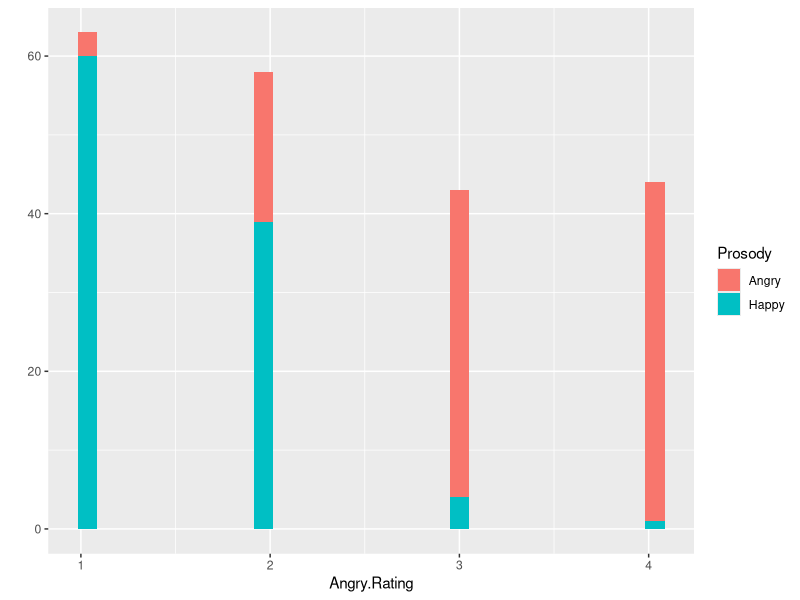
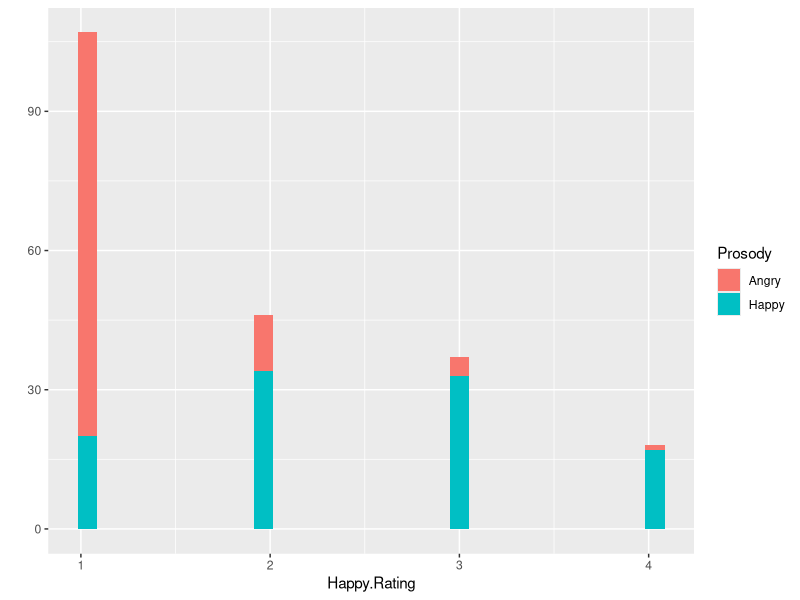
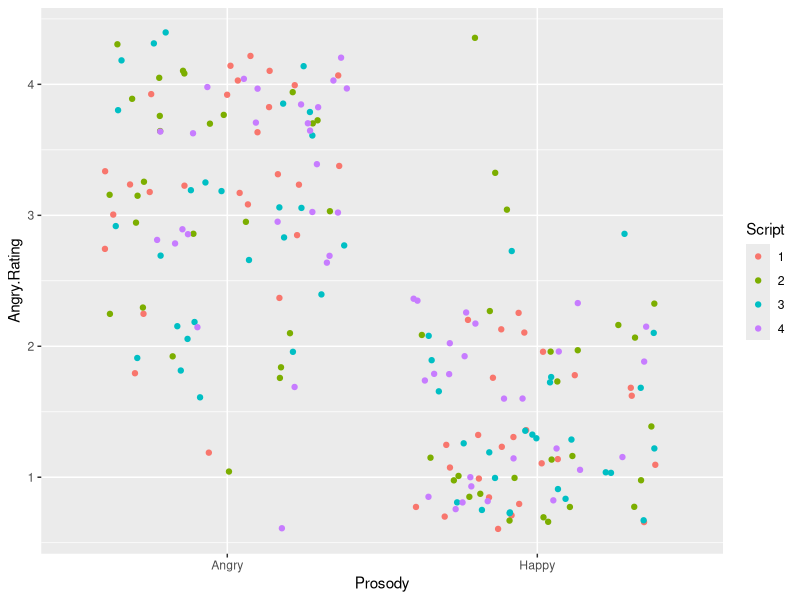
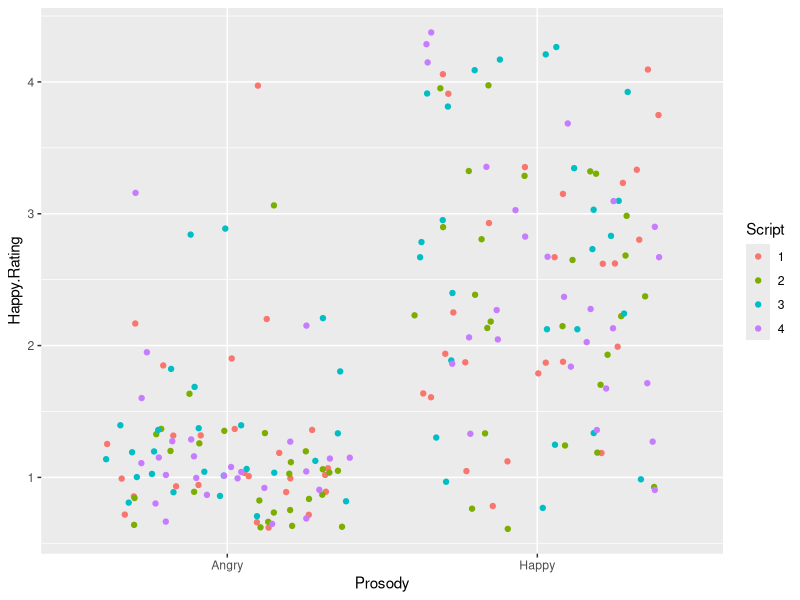
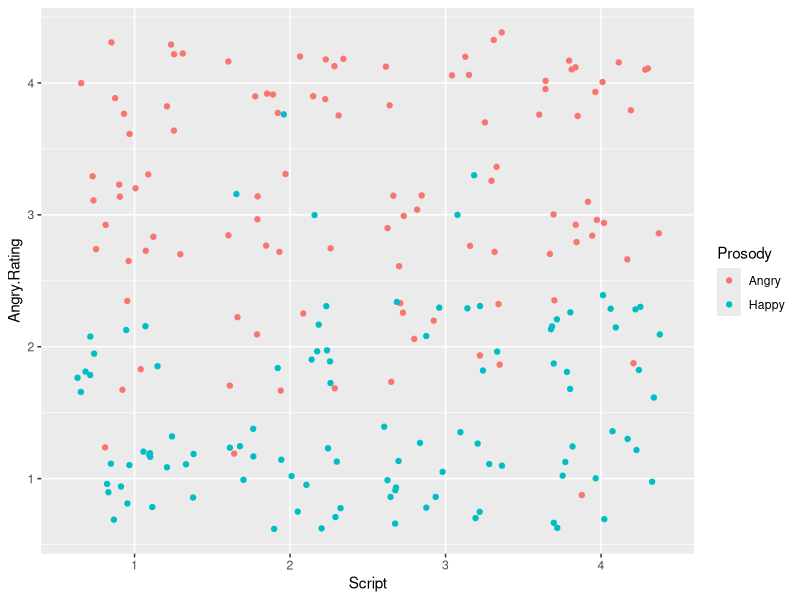
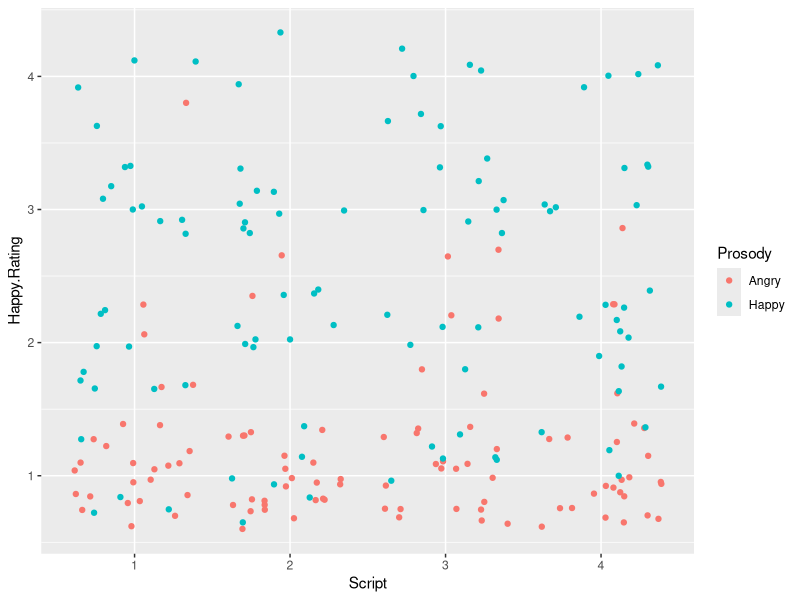
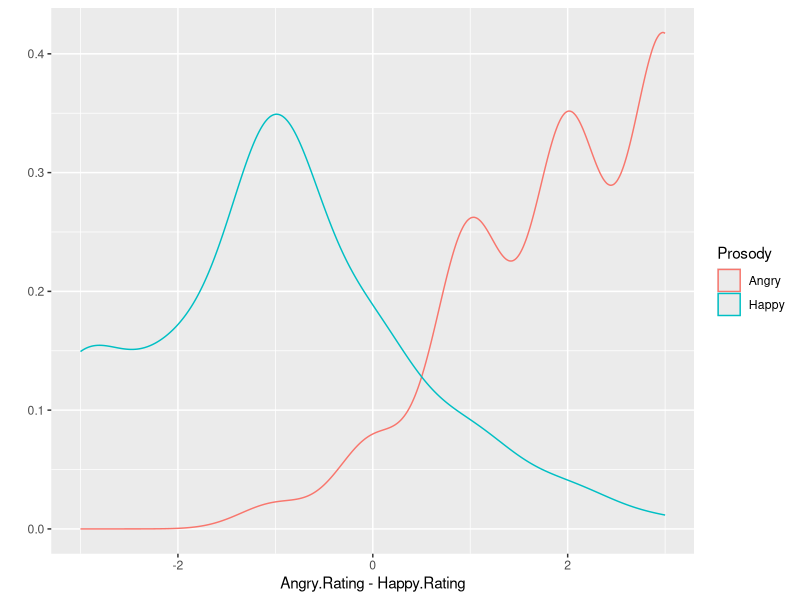
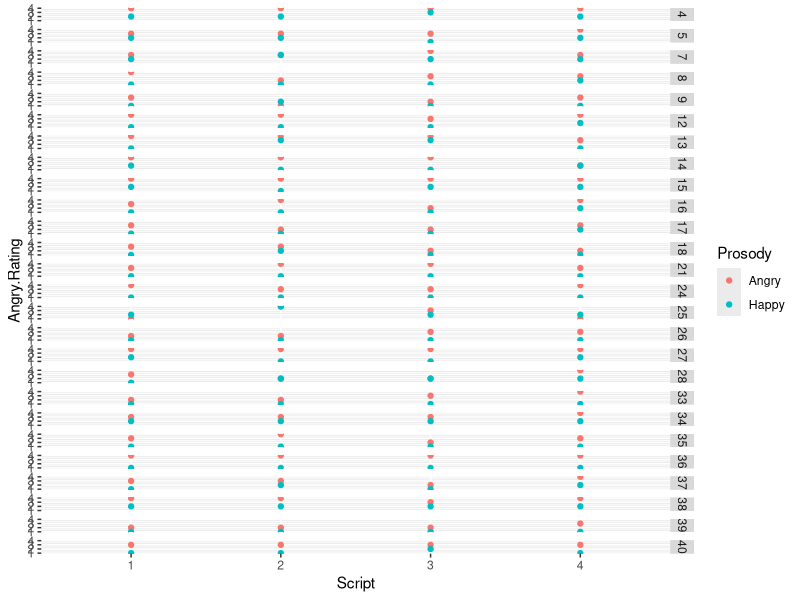

The R script that drew these images, in order:
## ---- chunk 1
peep.df = read.csv("peep-script-ratings.csv", header=TRUE)
library( ggplot2 )
library( nlme )
peep.df$Script = as.factor( peep.df$Script )
## ---- chunk 2
qplot( Angry.Rating, data=peep.df, geom="histogram", fill=Prosody )
qplot( Happy.Rating, data=peep.df, geom="histogram", fill=Prosody)
## ---- chunk 3
qplot( Prosody, Angry.Rating, data=peep.df, geom="jitter", color=Script )
qplot( Prosody, Happy.Rating, data=peep.df, geom="jitter", color=Script )
## ---- chunk 4
qplot( Script, Angry.Rating, data=peep.df, geom="jitter", color=Prosody )
qplot( Script, Happy.Rating, data=peep.df, geom="jitter", color=Prosody )
## ---- chunk 5
qplot( Angry.Rating-Happy.Rating, data=peep.df, geom="density", color=Prosody )
## ---- chunk 6
qplot( Script, Angry.Rating, data=peep.df, geom="point", facets = Particip ~ ., color=Prosody )
qplot( Script, Happy.Rating, data=peep.df, geom="point", facets = Particip ~ ., color=Prosody )
## ---- chunk 7
angry.lme = lme( fixed = Angry.Rating ~ Prosody*Script, data=peep.df, random = ~ 1 | Particip )
summary( angry.lme )
anova( angry.lme )
## ---- chunk 8
happy.lme = lme( fixed = Happy.Rating ~ Prosody*Script, data=peep.df, random = ~ 1 | Particip )
summary( happy.lme )
anova( happy.lme )
## ---- chunk 9
diff.lme = lme( fixed = ( Angry.Rating-Happy.Rating ) ~ Prosody*Script, data=peep.df, random = ~ 1 | Particip )
summary( diff.lme )
anova( diff.lme )
